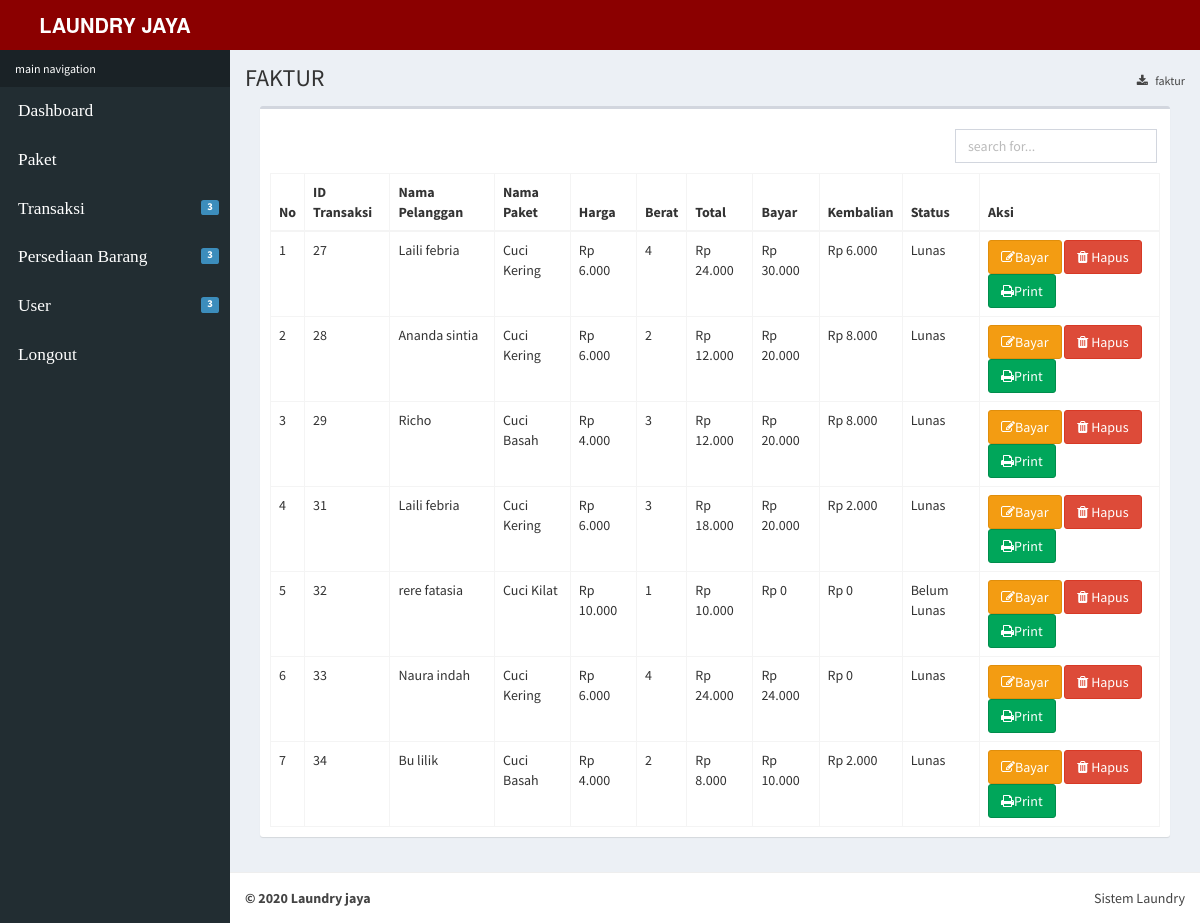
Screenshot of /index.php?p=detail_transaksi (signed in) with the database file from the repository.
### tables this page shows
CREATE TABLE `detail` (
  `id_trans` int(255) NOT NULL,
  `id_det` int(255) NOT NULL,
  `nama_pelanggan` varchar(225) NOT NULL,
  `nama_paket` varchar(255) NOT NULL,
  `harga` int(255) NOT NULL,
  `berat` int(255) NOT NULL,
  `total` int(225) NOT NULL,
  `bayar` int(225) NOT NULL,
  `kembalian` int(225) NOT NULL,
  `status` varchar(255) NOT NULL
);

### detail/detail_transaksi_index.php (the view, shortened to what this page needs)
<section class="content-header">
  <h1>
    FAKTUR
  </h1>
  <ol class="breadcrumb">
    <li><a href="#"><i class="fa fa-download"></i> faktur</a></li>
  </ol>
<section class="content">
  <div class="row">
    <div class="col-xs-12">
      <div class="box">
        <div class="box-header">
        </div>
        <div class="box-body">
          <div class="col-md-12 col-sm-12">
            <div style="float: right; width: 50%; padding: 10px; margin-top: -20px; margin-right: -230px;">
              <form action="" method="post" class="d-none d-md-inline-block form-inline ml-auto mr-0 mr-md my-1 my-md-0">
                <div class="input-group">
                  <input type="text" class="form-control" name="cari" autofocus placeholder="search for..." aria-label="search" aria-describedby="basic-addon2" autocomplete="off"  id="keyword">
               </div>
             </form>
          </div>
          </div>
                <?php
                $cari="";
              ?>
          <table id="example2" class="table table-bordered table-hover">
            <thead>
              <tr>
                <th>No</th>
                <th>ID Transaksi</th>
                <th>Nama Pelanggan</th>
                <th>Nama Paket</th>
                <th>Harga</th>
                <th>Berat</th>
                <th>Total</th>
                <th>Bayar</th>
                <th>Kembalian</th>
                <th>Status</th>
                <th>Aksi</th>
              </tr>
            </thead>
            <tbody>
               <?php
               include "koneksi.php";
                $query="SELECT * FROM detail where nama_pelanggan like '%".$cari."%'";
                $no = 1;
                $sql= mysqli_query($connect, $query);
                if(mysqli_num_rows($sql) >0){
                    while($data=mysqli_fetch_assoc($sql)){
                ?>
                  <tr>
                  <td><?php echo $no++;?></td>
                  <td><?php echo $data['id_trans'];?></td>
                  <td><?php echo $data['nama_pelanggan'];?></td>
                  <td><?php echo $data['nama_paket'];?></td>
                  <td><?php echo "Rp ".number_format("$data[harga]",'0','.','.')?></td>
                  <td><?php echo $data['berat'];?></td>
                  <td><?php echo "Rp ".number_format("$data[total]",'0','.','.')?></td>
                  <td><?php echo "Rp ".number_format("$data[bayar]",'0','.','.')?></td>
                  <td><?php echo "Rp ".number_format("$data[kembalian]",'0','.','.')?></td>
                  <td><?php echo $data['status'];?></td>
                  <td><a href="index.php?p=edit_detail&id_det=<?php echo $data["id_det"]; ?>" class="btn btn-warning"><i class="fa fa-edit"></i>Bayar</a>
                   <a href="index.php?p=hapus_detail&id_det=<?php echo $data["id_det"]; ?>" onclick=" return confirm('Anda Yakin Menghapus Data Ini');" class="btn btn-danger"><i class="fa fa-trash"></i> Hapus</a>
                   <a href="detail/cetak_isi.php?id_det=<?php echo $data['id_det']?>" target="_BLANK" class="btn btn-success" onclick="return confirm('Apakah Anda Yakin Untuk Print');"><i class="fa fa-print"></i>Print</a>
                  </td>
                  </tr>
              <?php
            }
            }
            ?>
              </tbody>
          </table>
        </div>
      </div>
        </div>
      </div>
    </div>
  </div>

### rows the page displays
detail: id_trans "27", nama_pelanggan "Laili febria", nama_paket "Cuci Kering", harga "6.000", berat "4", total "24.000", bayar "30.000", kembalian "6.000", status "Lunas"
detail: id_trans "28", nama_pelanggan "Ananda sintia", nama_paket "Cuci Kering", harga "6.000", berat "2", total "12.000", bayar "20.000", kembalian "8.000", status "Lunas"
detail: id_trans "29", nama_pelanggan "Richo", nama_paket "Cuci Basah", harga "4.000", berat "3", total "12.000", bayar "20.000", kembalian "8.000", status "Lunas"
detail: id_trans "31", nama_pelanggan "Laili febria", nama_paket "Cuci Kering", harga "6.000", berat "3", total "18.000", bayar "20.000", kembalian "2.000", status "Lunas"
detail: id_trans "32", nama_pelanggan "rere fatasia", nama_paket "Cuci Kilat", harga "10.000", berat "1", total "10.000", bayar "0", kembalian "0", status "Belum Lunas"
detail: id_trans "33", nama_pelanggan "Naura indah", nama_paket "Cuci Kering", harga "6.000", berat "4", total "24.000", bayar "24.000", kembalian "0", status "Lunas"
detail: id_trans "34", nama_pelanggan "Bu lilik", nama_paket "Cuci Basah", harga "4.000", berat "2", total "8.000", bayar "10.000", kembalian "2.000", status "Lunas"
